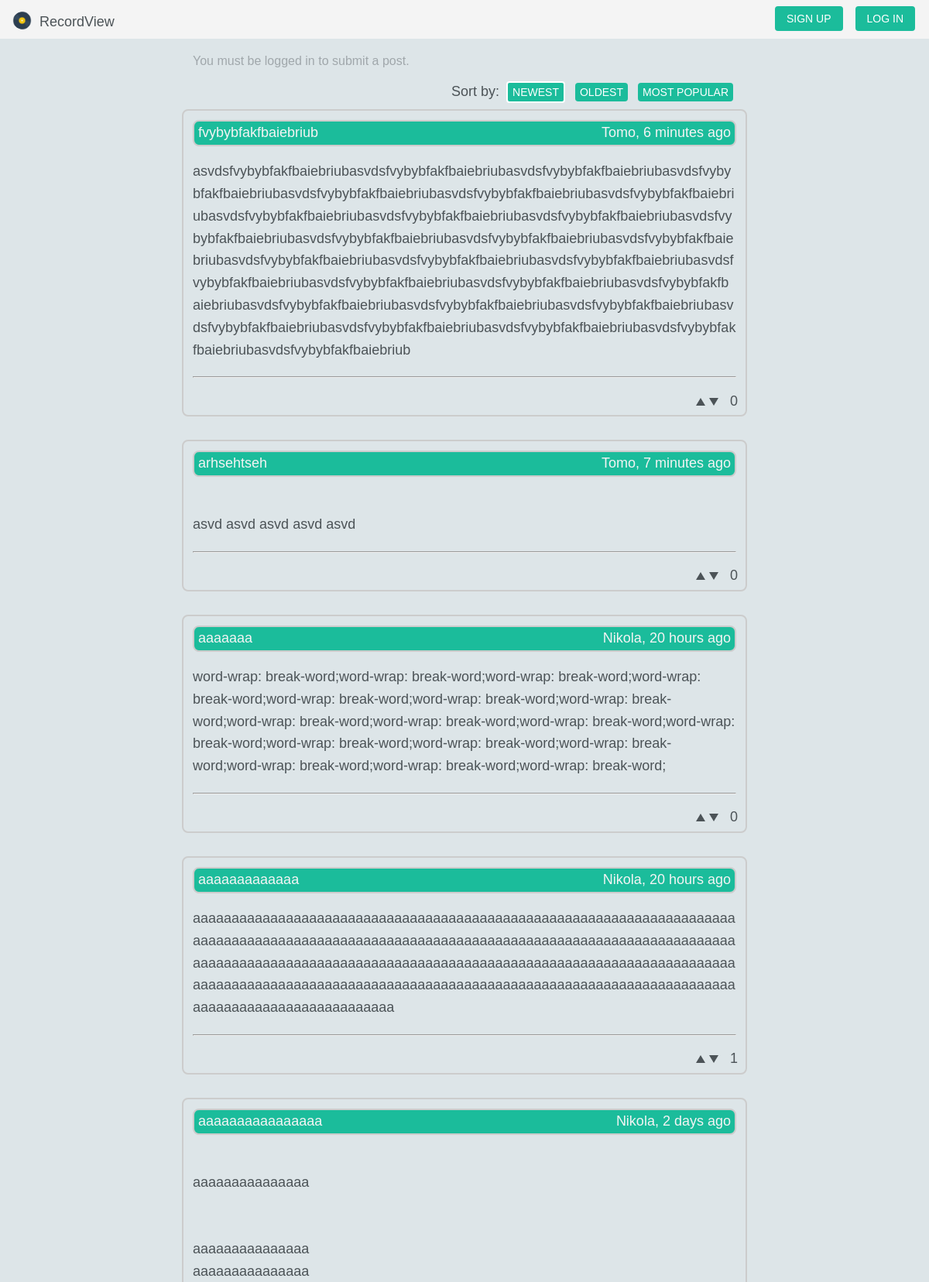
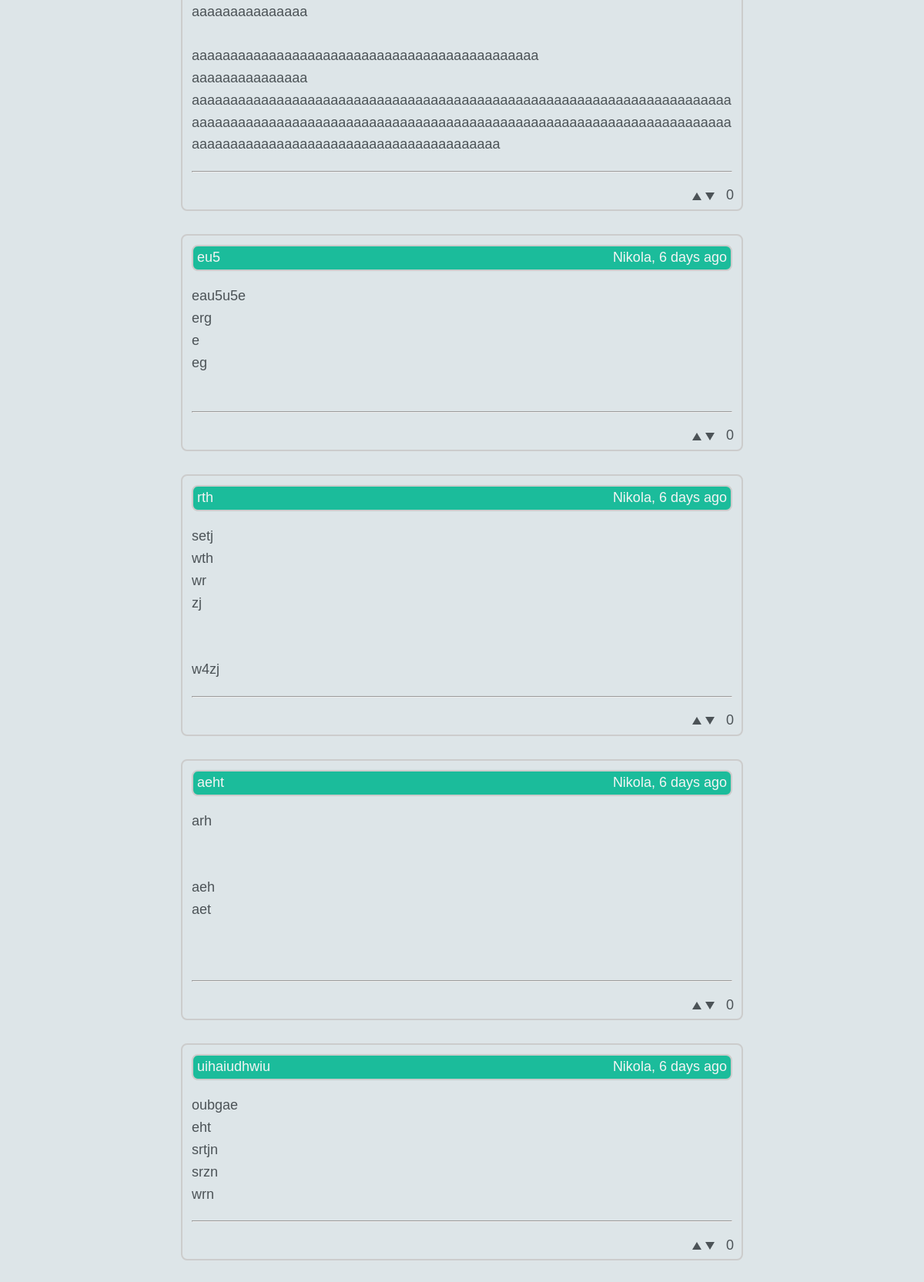
The page / (upper part) on the database its author committed (2 pictures, top to bottom).
### tables this page shows
CREATE TABLE `posts` (
  `PostId` int(7) NOT NULL,
  `PostText` longtext NOT NULL,
  `PostDate` datetime NOT NULL,
  `PostTitle` text NOT NULL,
  `UserId` int(7) NOT NULL
);

CREATE TABLE `users` (
  `UserId` int(7) NOT NULL,
  `UserName` varchar(64) NOT NULL,
  `Password` varchar(128) NOT NULL,
  `DateCreated` datetime NOT NULL DEFAULT current_timestamp()
);

### home.php (the view, shortened to what this page needs)
<?php
global $DBCON;
function get_timeago($ptime)
{
    $estimate_time = time() - $ptime;
    $condition = array(
                12 * 30 * 24 * 60 * 60  =>  'year',
                30 * 24 * 60 * 60       =>  'month',
                24 * 60 * 60            =>  'day',
                60 * 60                 =>  'hour',
                60                      =>  'minute',
                1                       =>  'second'
    );
    foreach( $condition as $secs => $str )
    {
        $d = $estimate_time / $secs;
        if( $d >= 1 )
        {
            $r = round( $d );
            return  $r . ' ' . $str . ( $r > 1 ? 's' : '' ) . ' ago';
        }
    }
}
if (isset($_SESSION['UserId'])){ ?>
    <div id="submit-post-form" style="margin-bottom: 20px;">
        <form id="post-form">
            <input type="text" name="PostTitle" id="PostTitle" class="PostTitle" placeholder="Write Post" minlength=6 maxlength=30></input>
            <div class="submit-container">
                <textarea name="PostText" id="PostText" class="PostText" placeholder="Content" minlength=300 maxlength=2000></textarea>
                <input type="submit" class="Post-button" id="AddPost" value="POST"/>
            </div>
        </form>
        <p id="msg-post-short" style="visibility:hidden;"></p>
    </div>
<?php }
else{ ?>
<div id="submit-post-form-notification">You must be logged in to submit a post.</div>
<?php } ?>
<div id="sort-section">
    <div id="sorting-buttons">
        Sort by:
        <button class="sort-button <?php if ((isset($_GET['Sort']) && $_GET['Sort'] == "Newest") || !isset($_GET['Sort'])){echo "sort-button-highlighted";}?>" id="sort-by-date-new" >Newest</button>
        <button class="sort-button <?php if ((isset($_GET['Sort']) && $_GET['Sort'] == "Oldest")){echo "sort-button-highlighted";}?>" id="sort-by-date-old">Oldest</button>
        <button class="sort-button <?php if ((isset($_GET['Sort']) && $_GET['Sort'] == "Popularity")){echo "sort-button-highlighted";}?>" id="sort-by-popularity">Most popular</button>
    </div>
</div>
<div id="site-posts">
    <?php
    if (isset($_GET['Sort'])){
        if($_GET['Sort'] == "Newest"){
            $query_content = "SELECT posts.*, users.UserName FROM posts INNER JOIN users ON posts.UserId = users.UserId ORDER BY PostDate DESC";
        }
        elseif($_GET['Sort'] == "Oldest"){
            $query_content = "SELECT posts.*, users.UserName FROM posts INNER JOIN users ON posts.UserId = users.UserId ORDER BY PostDate ASC";
        }
        elseif($_GET['Sort'] == "Popularity"){
            $query_content = "SELECT
            CASE WHEN SumLikes IS NULL THEN 0
            ELSE SumLikes END AS SumLikesF,
            posts.*, users.UserName
            FROM `posts`
            LEFT JOIN (SELECT likes.PostId, SUM(LikeValue) AS SumLikes FROM `likes` GROUP BY PostId) `likes`
            ON likes.PostId = posts.PostId
            INNER JOIN `users`
            On users.UserId = posts.UserId
            ORDER BY SumLikesF DESC";
        }
    }
    else{
        $query_content = "SELECT posts.*, users.UserName FROM posts INNER JOIN users ON posts.UserId = users.UserId ORDER BY PostDate DESC";
    }
    $qry = mysqli_query($DBCON, $query_content);
    while($post = mysqli_fetch_array($qry))
    {
        $timeago=get_timeago(strtotime($post['PostDate']));
        $post_qry = mysqli_query($DBCON, "SELECT likes.PostId, SUM(LikeValue) AS SumLikes FROM `likes` WHERE PostId = ".$post['PostId']." GROUP BY PostId");
        $like_status = (mysqli_num_rows($post_qry)==0) ? 0 : mysqli_fetch_assoc($post_qry)['SumLikes'];
        ?>
        <div class="post" postid="<?php echo $post['PostId']; ?>">
            <div class="post-header">
                <p class="post-title"><?php echo $post['PostTitle']; ?></p>
                <p class="post-author"><a href='#'><?php
                    $author = (isset($_SESSION['UserName']) && $post['UserId'] == $_SESSION['UserId'])? 'you' : $post['UserName'];
                    echo $author;
                ?>, <?php echo $timeago; ?>  </a></p>
            </div>
            <p class ="post-text-paragraph" style='margin-bottom: 20px;word-wrap: break-word;'><?php echo nl2br($post['PostText']); ?></p><hr style="margin-bottom:36px;"/>
            <div class="voting-area"><?php
                if (isset($_SESSION['UserId'])){
                    $qry_likes = mysqli_query($DBCON, "SELECT LikeValue FROM likes WHERE likes.UserId=".$_SESSION['UserId']." AND likes.PostId=".$post['PostId']."");
                    $qry_likes_rows = mysqli_num_rows($qry_likes);
                    if ($qry_likes_rows > 0){
                        $usr_like = mysqli_fetch_assoc($qry_likes)['LikeValue'];
                        if($usr_like==1){
                            ?><div class="vote-button " id="upvote" style="border-bottom-color: #1BBC9B;"></div>
                            <div class="vote-button " id="downvote"></div><?php
                        }
                        else{
                            ?><div class="vote-button " id="upvote"></div>
                            <div class="vote-button " id="downvote" style="border-top-color: #1BBC9B;"></div><?php
                        }
                    }
                    else{
                        ?><div class="vote-button " id="upvote"></div>
                        <div class="vote-button " id="downvote"></div><?php
                    }
                }
                else{
                    ?><div class="vote-button " id="upvote"></div>
                    <div class="vote-button " id="downvote"></div><?php
                }
                ?>
                <span id="vote-status"><?php echo $like_status; ?></span>
            </div>
        </div>
        <?php
    }
    ?>
</div>

### index.php (shortened to what this page needs)
<?php
global $DBCON;
?>
<!doctype html>
<html lang="en">
<head>
	<link rel="stylesheet" type="text/css" href="css/styles.css">
</head>
<body>
	<div id="page">
		<header class="site-header">
			<div class="header-content">
				<nav>
					<ul>
						<li><a id="homebtn" href="index.php?menu=1"> <img src="media/images/disc-vinyl-icon.png" alt="Avatar" /> RecordView</a></li>
						<li id="login">
							<div class="container">
								<?php
								if (isset($_SESSION['UserName'])) {
									?>
									<a href='logout.php' id='logout-button'><button class="header-button" >logout</button></a><p>Welcome, <?php echo ($_SESSION['UserName']); ?></p>
								<?php
								} else {
									?>
									<button class="header-button" id="login-button">log in</button>
									<button class="header-button" id="signup-button" >sign up</button>
								<?php
								}
								?>
							</div>
						</li>
					</ul>
				</nav>
			</div>
		</header>
		<main class="site-content">
		<?php
			if (!isset($_GET['menu']) || $_GET['menu'] == 1) {
				include("home.php");
			}
			?>
		</main>
	</div>
</body>
</html>

### css/styles.css (style rules this page uses)
html, body { height: 100%; }
body { background: #dde5e8; font-size: 18px; line-height: 1.6; overflow-x: hidden; color: #4c5357; margin: 0; padding: 0; font-family: proxima-nova-1,proxima-nova-2,montserrat,Helvetica,sans-serif; }
.voting-area { position: absolute; bottom: 4px; right: 10px; }
#vote-status { margin-left:10px; }
.vote-button { cursor: pointer; width: 0; height: 0; border-left: 6px solid transparent; border-right: 6px solid transparent; border-top: 10px solid #4c5357; display: inline-block; vertical-align: middle; }
.vote-button:first-of-type { border-top: none; border-bottom: 10px solid #4c5357; }
#page { position: relative; margin: 0 auto; overflow-x: hidden; height: calc(100% - 40px); }
.site-content { min-height:500px; }
.site-header, .site-footer { background-color: #f4f4f4; padding-top: 0; position: relative; z-index: 80; display: inline-block; min-height: 30px; width: 100%; max-height:50px; }
.header-content nav { list-style:none; overflow:hidden; margin:0; padding:0; text-align:center; }
.header-content nav img { max-height:25px; float:left; vertical-align: middle; border-radius: 50%; padding-right: 10px; }
.header-content nav ul { text-align: center; list-style-type: none; margin: 0; padding: 0; overflow: hidden; }
.header-content nav li { display: inline; }
#homebtn { display:inline-block; text-align: center; padding: 14px 16px; text-decoration: none; max-height:40px; color: #4c5357; }
.header-content nav ul li:first-child a { color:#1BBC9B; float:left; }
.header-content nav ul li:last-child .container { float:right; vertical-align:middle; }
.container { margin: 0 10px 0 0; line-height: 50px; overflow:hidden; }
.header-button { padding: 8px 15px; border: 0; outline: 0; color: #fff; background: #1BBC9B; font-size: 14px; text-transform: uppercase; border-radius: 4px; box-shadow: 0 4px 0 darken(#1BBC9B, 5%); float: right; vertical-align: middle; margin: 8px; }
#site-posts, #signup-outer-container { width: 65%; margin: 0 auto; }
.sort-button { padding: 4px 6px; border: 0; outline: 0; color: #fff; background: #1BBC9B; font-size: 14px; text-transform: uppercase; border-radius: 4px; box-shadow: 0 4px 0 darken(#1BBC9B, 5%); vertical-align: middle; margin: 4px; }
.sort-button-highlighted { padding: 4px 6px; border: 2px solid white; outline: 0; color: #fff; background: #1BBC9B; font-size: 14px; text-transform: uppercase; border-radius: 4px; box-shadow: 0 4px 0 darken(#1BBC9B, 5%); vertical-align: middle; margin: 4px; }
#sort-section { color: #4c5357; width: 58.5%; margin: 0 auto; min-height:40px ; line-height: 0.6; }
#sorting-buttons { float:right; }
#submit-post-form-notification { margin: 0 auto 10px auto; width:58.5%; color: #A0A7AB; font-size: 16px; }
.post { width: 90%; min-height: 100px; padding: 12px; border: 2px solid #CCC; border-radius: 8px; margin: 0 auto 30px auto; vertical-align: middle; position:relative; }
.post-author, .post-title { color:#f4f4f4; margin: 0 auto; line-height: 1; }
.post-author { float: right; }
.post-title { float: left; }
.post-author a { color:#f4f4f4; text-decoration: none; }
.post-header { background-color: #1BBC9B; min-height: 20px; padding: 5px; border: 2px solid #CCC; border-radius: 8px; }

### rows shown on the page
posts: PostTitle "fvybybfakfbaiebriub", UserId.UserName "Tomo", PostDate "6 minutes ago", PostText "asvdsfvybybfakfbaiebriubasvdsfvybybfakfbaiebriubasvdsfvybybfakfbaiebriubasvdsfvybybfakfbaiebriubasvdsfvybybfakfbaiebriubasvdsfvybybfakfbaiebriubasvdsfvybybfakfbaiebriubasvdsfvybybfakfbaiebriubasvdsfvybybfakfbaiebriubasvdsfvybybfakfbaiebriubasvdsfvybybfakfbaiebriubasvdsfvybybfakfbaiebriubasvdsfvybybfakfbaiebriubasvdsfvybybfakfbaiebriubasvdsfvybybfakfbaiebriubasvdsfvybybfakfbaiebriubasvdsfvybybfakfbaiebriubasvdsfvybybfakfbaiebriubasvdsfvybybfakfbaiebriubasvdsfvybybfakfbaiebriubasvdsfvybybfakfbaiebriubasvdsfvybybfakfbaiebriubasvdsfvybybfakfbaiebriubasvdsfvybybfakfbaiebriubasvdsfvybybfakfbaiebriubasvdsfvybybfakfbaiebriubasvdsfvybybfakfbaiebriubasvdsfvybybfakfbaiebriubasvdsfvybybfakfbaiebriub", like_status "0"
posts: PostTitle "arhsehtseh", UserId.UserName "Tomo", PostDate "7 minutes ago", PostText "asvd asvd asvd asvd asvd", like_status "0"
posts: PostTitle "aaaaaaa", UserId.UserName "Nikola", PostDate "20 hours ago", PostText "word-wrap: break-word;word-wrap: break-word;word-wrap: break-word;word-wrap: break-word;word-wrap: break-word;word-wrap: break-word;word-wrap: break-word;word-wrap: break-word;word-wrap: break-word;word-wrap: break-word;word-wrap: break-word;word-wrap: break-word;word-wrap: break-word;word-wrap: break-word;word-wrap: break-word;word-wrap: break-word;word-wrap: break-word;", like_status "0"
posts: PostTitle "aaaaaaaaaaaaa", UserId.UserName "Nikola", PostDate "20 hours ago", PostText "aaaaaaaaaaaaaaaaaaaaaaaaaaaaaaaaaaaaaaaaaaaaaaaaaaaaaaaaaaaaaaaaaaaaaaaaaaaaaaaaaaaaaaaaaaaaaaaaaaaaaaaaaaaaaaaaaaaaaaaaaaaaaaaaaaaaaaaaaaaaaaaaaaaaaaaaaaaaaaaaaaaaaaaaaaaaaaaaaaaaaaaaaaaaaaaaaaaaaaaaaaaaaaaaaaaaaaaaaaaaaaaaaaaaaaaaaaaaaaaaaaaaaaaaaaaaaaaaaaaaaaaaaaaaaaaaaaaaaaaaaaaaaaaaaaaaaaaaaaaaaaaaaa", like_status "1"
posts: PostTitle "aaaaaaaaaaaaaaaa", UserId.UserName "Nikola", PostDate "2 days ago", PostText "aaaaaaaaaaaaaaa aaaaaaaaaaaaaaa aaaaaaaaaaaaaaa aaaaaaaaaaaaaaa aaaaaaaaaaaaaaaaaaaaaaaaaaaaaaaaaaaaaaaaaaaaa aaaaaaaaaaaaaaa aaaaaaaaaaaaaaaaaaaaaaaaaaaaaaaaaaaaaaaaaaaaaaaaaaaaaaaaaaaaaaaaaaaaaaaaaaaaaaaaaaaaaaaaaaaaaaaaaaaaaaaaaaaaaaaaaaaaaaaaaaaaaaaaaaaaaaaaaaaaaaaaaaaaaaaaaaaaaaaaaaaaaaaaaaaaaaaaaaaa", like_status "0"
posts: PostTitle "eu5", UserId.UserName "Nikola", PostDate "6 days ago", PostText "eau5u5e erg e eg", like_status "0"
posts: PostTitle "rth", UserId.UserName "Nikola", PostDate "6 days ago", PostText "setj wth wr zj w4zj", like_status "0"
posts: PostTitle "aeht", UserId.UserName "Nikola", PostDate "6 days ago", PostText "arh aeh aet", like_status "0"
posts: PostTitle "uihaiudhwiu", UserId.UserName "Nikola", PostDate "6 days ago", PostText "oubgae eht srtjn srzn wrn", like_status "0"
